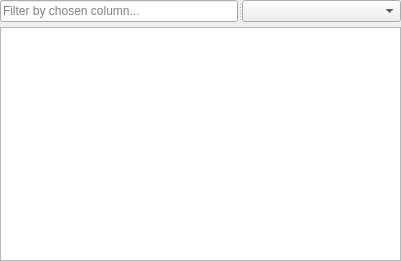
<?xml version="1.0" encoding="UTF-8"?>
<ui version="4.0">
 <class>CodeBlocksFrame</class>
 <widget class="QFrame" name="Frame">
  <property name="geometry">
   <rect>
    <x>0</x>
    <y>0</y>
    <width>401</width>
    <height>261</height>
   </rect>
  </property>
  <layout class="QVBoxLayout" name="mainLayout">
   <property name="spacing">
    <number>5</number>
   </property>
   <property name="margin">
    <number>0</number>
   </property>
   <item>
    <widget class="QSplitter" name="mainSplitter">
     <property name="sizePolicy">
      <sizepolicy hsizetype="Expanding" vsizetype="Maximum">
       <horstretch>0</horstretch>
       <verstretch>0</verstretch>
      </sizepolicy>
     </property>
     <property name="orientation">
      <enum>Qt::Horizontal</enum>
     </property>
     <widget class="QLineEdit" name="filterEdit">
      <property name="placeholderText">
       <string>Filter by chosen column...</string>
      </property>
     </widget>
     <widget class="QComboBox" name="filterCombo"/>
    </widget>
   </item>
   <item>
    <widget class="OffsetedView" name="followableView"/>
   </item>
  </layout>
 </widget>
 <customwidgets>
  <customwidget>
   <class>OffsetedView</class>
   <extends>QTableView</extends>
   <header>OffsetedView.h</header>
  </customwidget>
 </customwidgets>
 <resources/>
 <connections/>
</ui>
